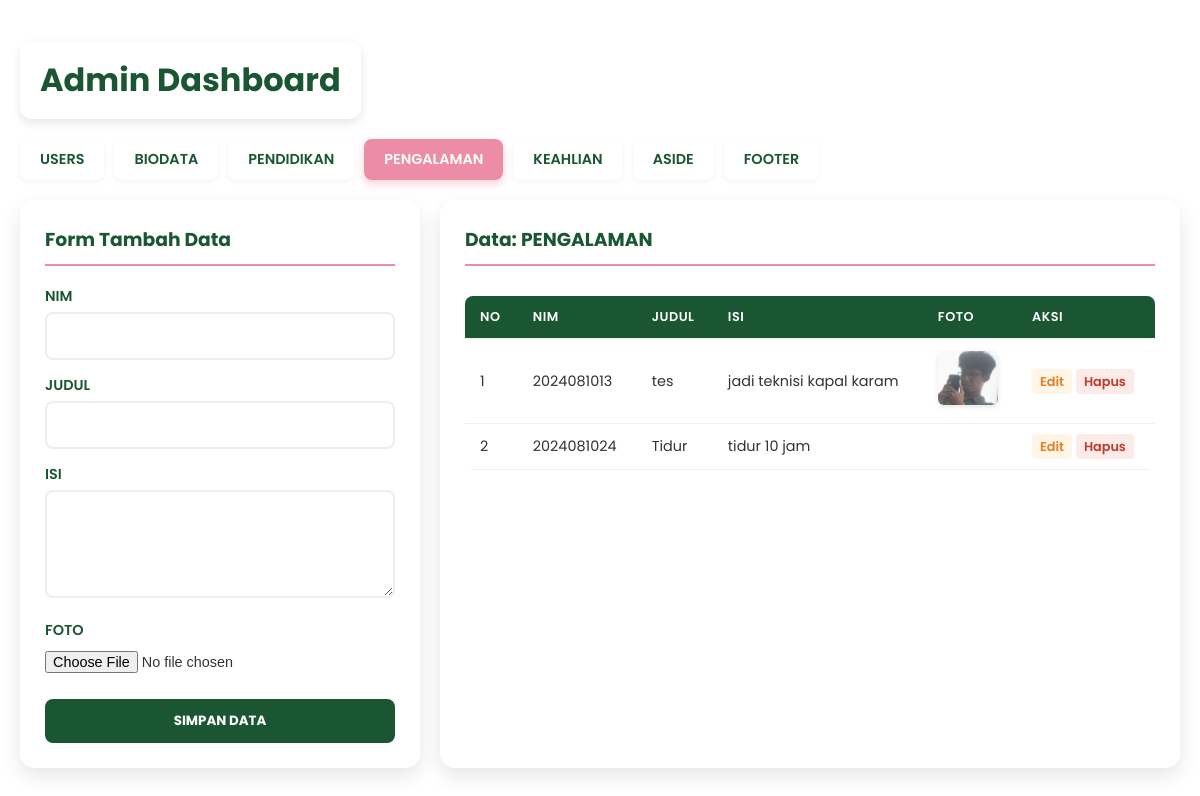
The page /admin_profile.php?tabel=tbl_pengalaman on the database its author committed.
### tables this page shows
CREATE TABLE `tbl_pengalaman` (
  `id_pengalaman` int(11) NOT NULL,
  `nim` varchar(20) DEFAULT NULL,
  `judul` varchar(100) DEFAULT NULL,
  `isi` text DEFAULT NULL,
  `foto` varchar(255) DEFAULT NULL
);

### admin_profile.php (the view, shortened to what this page needs)
<?php
include("koneksi.php");
$tabel_aktif = isset($_GET['tabel']) ? $_GET['tabel'] : 'tbl_users';
$allowed_tables = [
    'tbl_users'      => ['pk' => 'id_user', 'cols' => ['nim', 'nama_lengkap', 'foto_profil']],
    'tbl_biodata'    => ['pk' => 'id_biodata', 'cols' => ['nim', 'judul', 'isi']],
    'tbl_pendidikan' => ['pk' => 'id_pendidikan', 'cols' => ['nim', 'institusi', 'jurusan', 'tahun']],
    'tbl_pengalaman' => ['pk' => 'id_pengalaman', 'cols' => ['nim', 'judul', 'isi', 'foto']],
    'tbl_keahlian'   => ['pk' => 'id_keahlian', 'cols' => ['nim', 'judul', 'isi']],
    'tbl_aside'      => ['pk' => 'id_aside', 'cols' => ['nim', 'foto', 'nama_kegiatan', 'judul_lagu', 'keterangan', 'lagu']],
    'tbl_footer'     => ['pk' => 'id_footer', 'cols' => ['nim', 'linkedin', 'spotify', 'instagram', 'copyright', 'quote']]
];
$primaryKey = $allowed_tables[$tabel_aktif]['pk'];
$columns    = $allowed_tables[$tabel_aktif]['cols'];
$v_data = [];
$op     = isset($_GET['op']) ? $_GET['op'] : '';
?>
<!DOCTYPE html>
<html lang="id">
<head>
</head>
<body>
    <h1>Admin Dashboard</h1>
    <div class="nav-tabs">
        <?php foreach ($allowed_tables as $tbl => $info): ?>
            <a href="?tabel=<?php echo $tbl; ?>" class="<?php echo ($tabel_aktif == $tbl) ? 'active' : ''; ?>">
                <?php echo strtoupper(str_replace('tbl_', '', $tbl)); ?>
            </a>
        <?php endforeach; ?>
    </div>
    <div class="container">
        <div class="card" style="flex: 0 0 400px;">
            <h3>Form <?php echo ($op == 'edit') ? 'Edit' : 'Tambah'; ?> Data</h3>
            <form action="" method="POST" enctype="multipart/form-data">
                <?php if($tabel_aktif == 'tbl_aside'): ?>
                    <label>NIM</label>
                    <input type="text" name="nim" value="<?= $v_data['nim'] ?? '' ?>">
                    <div class="input-group-custom">
                        <strong>BAGIAN 1: KARTU HOBI</strong>
                        <label>Nama Kegiatan</label>
                        <input type="text" name="nama_kegiatan" value="<?= $v_data['nama_kegiatan'] ?? '' ?>" placeholder="Contoh: Membaca">
                        <label>Foto Kegiatan</label>
                        <input type="file" name="foto">
                        <input type="hidden" name="foto_old" value="<?= $v_data['foto'] ?? '' ?>">
                        <?php if(!empty($v_data['foto'])): ?>
                            <div class="form-preview">
                                <img src="uploads/<?= $v_data['foto'] ?>">
                                <label class="checkbox-del"><input type="checkbox" name="delete_foto" value="1"> Hapus foto?</label>
                            </div>
                        <?php endif; ?>
                    </div>
                    <div class="input-group-custom" style="border-left-color: #EC8CA6;">
                        <strong style="color: #EC8CA6;">BAGIAN 2: MUSIK</strong>
                        <label>Judul Lagu</label>
                        <input type="text" name="judul_lagu" value="<?= $v_data['judul_lagu'] ?? '' ?>" placeholder="Contoh: Kabar Bahagia">
                        <label>Artis / Keterangan</label>
                        <input type="text" name="keterangan" value="<?= $v_data['keterangan'] ?? '' ?>" placeholder="Contoh: Rumahsakit">
                        <label>File Lagu (.mp3)</label>
                        <input type="file" name="lagu" accept=".mp3,audio/*">
                        <input type="hidden" name="lagu_old" value="<?= $v_data['lagu'] ?? '' ?>">
                        <?php if(!empty($v_data['lagu'])): ?>
                            <div class="form-preview">
                                🎵 <?= $v_data['lagu'] ?>
                                <label class="checkbox-del"><input type="checkbox" name="delete_lagu" value="1"> Hapus lagu?</label>
                            </div>
                        <?php endif; ?>
                    </div>
                <?php else: ?>
                    <?php foreach ($columns as $col) {
                        $val = $v_data[$col] ?? '';
                        echo "<label>".strtoupper(str_replace('_',' ',$col))."</label>";
                        if (strpos($col, 'foto') !== false) {
                            echo "<input type='file' name='$col'>";
                        } elseif ($col == 'isi' || $col == 'quote') {
                            echo "<textarea name='$col' rows='4'>$val</textarea>";
                        } else {
                            echo "<input type='text' name='$col' value='$val'>";
                        }
                    } ?>
                <?php endif; ?>
                <input type="submit" name="simpan" value="SIMPAN DATA" class="btn-save">
            </form>
        </div>
        <div class="card">
            <h3>Data: <?php echo strtoupper(str_replace('tbl_', '', $tabel_aktif)); ?></h3>
            <div style="overflow-x:auto;">
                <table>
                    <thead>
                        <tr>
                            <th>No</th>
                            <?php foreach ($columns as $col) echo "<th>".strtoupper(str_replace('_',' ',$col))."</th>"; ?>
                            <th>AKSI</th>
                        </tr>
                    </thead>
                    <tbody>
                        <?php
                        $r = $DB->query("SELECT * FROM $tabel_aktif ORDER BY $primaryKey DESC");
                        $no = 1;
                        while ($d = $r->fetch_assoc()) {
                            echo "<tr><td>".$no++."</td>";
                            foreach ($columns as $col) {
                                $isi = $d[$col] ?? '';
                                if(strpos($col, 'foto') !== false && !empty($isi))
                                    echo "<td><img src='uploads/$isi' class='preview'></td>";
                                elseif($col == 'lagu' && !empty($isi))
                                    echo "<td>🎵 Ada</td>";
                                else
                                    echo "<td>".(strlen($isi)>40 ? substr($isi,0,40)."..." : $isi)."</td>";
                            }
                            echo "<td>
                                <a href='?tabel=$tabel_aktif&op=edit&id={$d[$primaryKey]}' class='act-btn edit'>Edit</a>
                                <a href='?tabel=$tabel_aktif&op=hapus&id={$d[$primaryKey]}' onclick='return confirm(\"Yakin hapus data ini?\")' class='act-btn hapus'>Hapus</a>
                            </td></tr>";
                        }
                        ?>
                    </tbody>
                </table>
            </div>
        </div>
    </div>
</body>
</html>

### admin_profile.php (style rules this page uses)
* { box-sizing: border-box; }
body { font-family: 'Poppins', sans-serif; background: url('https://i.pinimg.com/1200x/59/c5/3e/59c53e7770ca3e101c78aabc9da77d4f.jpg') no-repeat center center fixed; background-size: cover; color: #333; padding: 20px; margin: 0; }
h1 { color: #1a5632; background: rgba(255, 255, 255, 0.9); padding: 15px 20px; border-radius: 12px; display: inline-block; box-shadow: 0 4px 10px rgba(0,0,0,0.1); margin-bottom: 20px; font-weight: 700; }
.nav-tabs { display: flex; flex-wrap: wrap; gap: 10px; margin-bottom: 20px; }
.nav-tabs a { text-decoration: none; padding: 10px 20px; background: rgba(255, 255, 255, 0.8); color: #1a5632; border-radius: 8px; font-weight: 600; font-size: 0.9rem; transition: all 0.3s ease; box-shadow: 0 2px 5px rgba(0,0,0,0.05); }
.nav-tabs a.active { background: #EC8CA6; color: white; box-shadow: 0 4px 10px rgba(236, 140, 166, 0.4); }
.container { display: flex; gap: 20px; flex-direction: column; }
@media (min-width: 900px) { .container { flex-direction: row; } }
.card { background: rgba(255, 255, 255, 0.95); padding: 25px; border-radius: 15px; box-shadow: 0 8px 20px rgba(0,0,0,0.1); flex: 1; backdrop-filter: blur(5px); }
.card h3 { margin-top: 0; color: #1a5632; border-bottom: 2px solid #EC8CA6; padding-bottom: 10px; margin-bottom: 20px; }
label { display: block; margin-top: 15px; font-weight: 600; font-size: 0.9rem; margin-bottom: 5px; color: #1a5632; }
input[type="text"], textarea { width: 100%; padding: 12px; border: 2px solid #eee; border-radius: 8px; font-family: 'Poppins', sans-serif; }
input[type="file"] { margin-top: 5px; font-size: 0.9rem; }
.btn-save { background: #1a5632; color: white; padding: 12px 20px; border: none; cursor: pointer; margin-top: 25px; border-radius: 8px; font-weight: 700; width: 100%; font-family: 'Poppins', sans-serif; transition: background 0.3s; }
table { width: 100%; border-collapse: collapse; margin-top: 10px; background: white; border-radius: 8px; overflow: hidden; }
th, td { padding: 12px 15px; text-align: left; font-size: 0.9rem; border-bottom: 1px solid #f0f0f0; }
th { background: #1a5632; color: white; font-weight: 600; text-transform: uppercase; font-size: 0.8rem; letter-spacing: 0.5px; }
.preview { max-width: 60px; border-radius: 6px; box-shadow: 0 2px 5px rgba(0,0,0,0.1); }
a.act-btn { text-decoration: none; font-weight: 600; padding: 4px 8px; border-radius: 4px; font-size: 0.8rem; }
a.edit { color: #e67e22; background: #fff5e6; }
a.hapus { color: #c0392b; background: #fcebe9; }

### rows shown on the page
tbl_pengalaman: nim "2024081013", judul "tes", isi "jadi teknisi kapal karam", foto (picture)
tbl_pengalaman: nim "2024081024", judul "Tidur", isi "tidur 10 jam"

### other values the page prints
str_replace('tbl_', '', $tbl) "USERS"
str_replace('tbl_', '', $tbl) "BIODATA"
str_replace('tbl_', '', $tbl) "PENDIDIKAN"
str_replace('tbl_', '', $tbl) "PENGALAMAN"
str_replace('tbl_', '', $tbl) "KEAHLIAN"
str_replace('tbl_', '', $tbl) "ASIDE"
str_replace('tbl_', '', $tbl) "FOOTER"
str_replace('_',' ',$col) "NIM"
str_replace('_',' ',$col) "JUDUL"
str_replace('_',' ',$col) "ISI"
str_replace('_',' ',$col) "FOTO"
str_replace('tbl_', '', $tabel_aktif) "PENGALAMAN"
